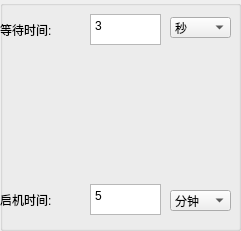
  <widget class="QGroupBox" name="groupBox_4">
   <property name="geometry">
    <rect>
     <x>960</x>
     <y>20</y>
     <width>241</width>
     <height>231</height>
    </rect>
   </property>
   <property name="title">
    <string/>
   </property>
   <widget class="QComboBox" name="comboBox_S1_TIME">
    <property name="geometry">
     <rect>
      <x>170</x>
      <y>190</y>
      <width>61</width>
      <height>21</height>
     </rect>
    </property>
    <item>
     <property name="text">
      <string>分钟</string>
     </property>
    </item>
    <item>
     <property name="text">
      <string>秒</string>
     </property>
    </item>
    <item>
     <property name="text">
      <string>毫秒</string>
     </property>
    </item>
   </widget>
   <widget class="QTextEdit" name="textEdit_S1_TIME">
    <property name="geometry">
     <rect>
      <x>90</x>
      <y>184</y>
      <width>71</width>
      <height>31</height>
     </rect>
    </property>
    <property name="html">
     <string>&lt;!DOCTYPE HTML PUBLIC &quot;-//W3C//DTD HTML 4.0//EN&quot; &quot;http://www.w3.org/TR/REC-html40/strict.dtd&quot;&gt;
&lt;html&gt;&lt;head&gt;&lt;meta name=&quot;qrichtext&quot; content=&quot;1&quot; /&gt;&lt;style type=&quot;text/css&quot;&gt;
p, li { white-space: pre-wrap; }
&lt;/style&gt;&lt;/head&gt;&lt;body style=&quot; font-family:'宋体'; font-size:10pt; font-weight:400; font-style:normal;&quot;&gt;
&lt;p style=&quot; margin-top:0px; margin-bottom:0px; margin-left:0px; margin-right:0px; -qt-block-indent:0; text-indent:0px;&quot;&gt;&lt;span style=&quot; font-family:'SimSun'; font-size:9pt;&quot;&gt;5&lt;/span&gt;&lt;/p&gt;&lt;/body&gt;&lt;/html&gt;</string>
    </property>
   </widget>
   <widget class="QLabel" name="label_132">
    <property name="geometry">
     <rect>
      <x>0</x>
      <y>190</y>
      <width>71</width>
      <height>20</height>
     </rect>
    </property>
    <property name="text">
     <string>启机时间:</string>
    </property>
   </widget>
   <widget class="QLabel" name="label_131">
    <property name="geometry">
     <rect>
      <x>0</x>
      <y>20</y>
      <width>71</width>
      <height>20</height>
     </rect>
    </property>
    <property name="text">
     <string>等待时间:</string>
    </property>
   </widget>
   <widget class="QComboBox" name="comboBox_S1_ACWaitTIME">
    <property name="geometry">
     <rect>
      <x>170</x>
      <y>17</y>
      <width>61</width>
      <height>21</height>
     </rect>
    </property>
    <item>
     <property name="text">
      <string>秒</string>
     </property>
    </item>
    <item>
     <property name="text">
      <string>分钟</string>
     </property>
    </item>
    <item>
     <property name="text">
      <string>毫秒</string>
     </property>
    </item>
   </widget>
   <widget class="QTextEdit" name="textEdit_S1_ACWaitTIME">
    <property name="geometry">
     <rect>
      <x>90</x>
      <y>14</y>
      <width>71</width>
      <height>31</height>
     </rect>
    </property>
    <property name="html">
     <string>&lt;!DOCTYPE HTML PUBLIC &quot;-//W3C//DTD HTML 4.0//EN&quot; &quot;http://www.w3.org/TR/REC-html40/strict.dtd&quot;&gt;
&lt;html&gt;&lt;head&gt;&lt;meta name=&quot;qrichtext&quot; content=&quot;1&quot; /&gt;&lt;style type=&quot;text/css&quot;&gt;
p, li { white-space: pre-wrap; }
&lt;/style&gt;&lt;/head&gt;&lt;body style=&quot; font-family:'宋体'; font-size:10pt; font-weight:400; font-style:normal;&quot;&gt;
&lt;p style=&quot; margin-top:0px; margin-bottom:0px; margin-left:0px; margin-right:0px; -qt-block-indent:0; text-indent:0px;&quot;&gt;&lt;span style=&quot; font-family:'SimSun'; font-size:9pt;&quot;&gt;3&lt;/span&gt;&lt;/p&gt;&lt;/body&gt;&lt;/html&gt;</string>
    </property>
   </widget>
  </widget>
